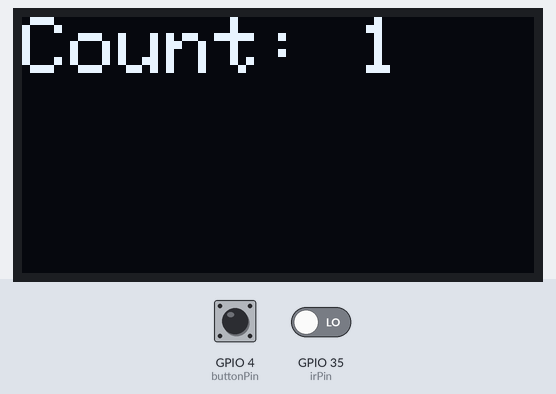
This sketch was run on a simulated ESP32. On the bench: 128×64 one-colour display. Inputs (shaded band) come from the test bench; at power-on: GPIO 4 (buttonPin) LOW, GPIO 35 (irPin) LOW. What the sketch prints to the serial monitor is not drawn.

Above: at 1.2 s.
1.3 s: GPIO 4 (buttonPin) pulled HIGH for 0.15 s
At 2.0 s:
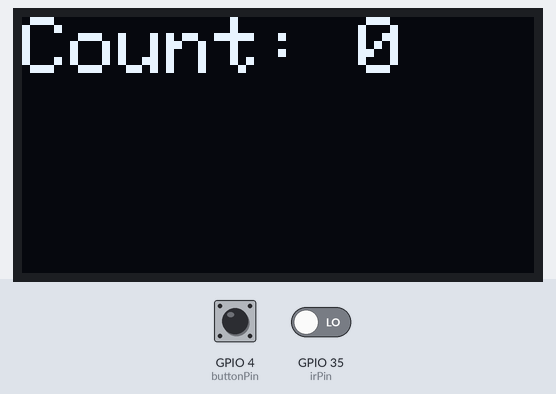
2.9 s: GPIO 35 (irPin) driven HIGH
Timing chart, 0 to 5.9 s (numbered marks = the images above; inputs shaded):
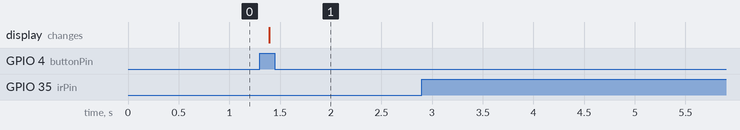

The sketch:

14-ir-people-counter.ino
```cpp
// People counter: an IR sensor counts every new obstacle, the OLED shows the count,
// and a button resets the counter to zero

#include <Wire.h>
#include <Adafruit_GFX.h>
#include <Adafruit_SSD1306.h>

// set pin numbers
const int irPin = 35;      // the number of the IR module OUT pin
const int buttonPin = 4;   // the number of the reset button pin (external 10k pull-down, pressed = HIGH)

// OLED settings
const int screenWidth = 128;   // OLED display width in pixels
const int screenHeight = 64;   // OLED display height in pixels
const int oledAddress = 0x3C;  // OLED I2C address (try 0x3D if nothing shows up)

// how many obstacles have been counted so far
int counter = 0;

// variable for storing the pushbutton status
int buttonState = 0;

// variable for storing the button status from the previous loop pass
int lastButtonState = LOW;

// remembers the previous obstacle state, so only a NEW obstacle is counted
bool lastObstacle = false;

// create the OLED display object
Adafruit_SSD1306 display(screenWidth, screenHeight, &Wire, -1);

void setup() {
  Serial.begin(115200);

  // the IR module drives the pin, so a plain INPUT is enough
  pinMode(irPin, INPUT);

  // initialize the pushbutton pin as an input
  pinMode(buttonPin, INPUT);

  // start the OLED; if it is not found, print a message and stop
  if (!display.begin(SSD1306_SWITCHCAPVCC, oledAddress)) {
    Serial.println("OLED not found, check wiring and address");
    for (;;);
  }

  display.setTextColor(SSD1306_WHITE);
}

void loop() {
  // clear the previous picture before drawing a new one
  display.clearDisplay();
  display.setTextSize(2);

  // read the IR sensor: this module gives LOW when an obstacle is detected
  bool obstacle = (digitalRead(irPin) == LOW);

  // read the state of the reset button
  buttonState = digitalRead(buttonPin);

  // has the obstacle state changed since the last pass?
  if (obstacle != lastObstacle) {
    // print a message when the state changes
    Serial.println(obstacle ? "Obstacle detected" : "No obstacle");

    // count only when a new obstacle appears, not when it leaves
    if (obstacle) {
      counter++;
    }

    // remember the state for the next pass
    lastObstacle = obstacle;
  }

  // detect a NEW press of the button: HIGH now, but LOW on the previous pass
  if (buttonState == HIGH && lastButtonState == LOW) {
    // reset the counter
    counter = 0;
    // wait for the button contacts to stop bouncing (debounce)
    delay(50);
  }

  // remember the current button state for the next pass
  lastButtonState = buttonState;

  // draw the counter on the OLED
  display.setCursor(0, 0);
  display.print("Count: ");
  display.println(counter);

  // nothing is shown until display() is called
  display.display();

  // short pause between passes
  delay(50);
}
```

Measured:
- after the input at 1.3 s, the display: changes after 0.09 s (image 1)
- after the input at 2.9 s, every drawn part: stays the same
